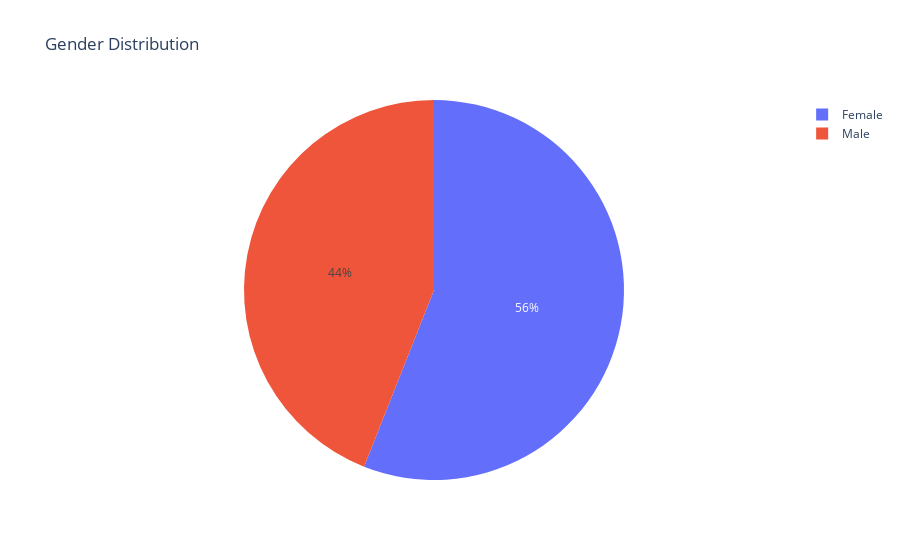

The code cell stored with this chart in its notebook:
### Code cell
import plotly.express as px
fig = px.pie(df, names=df['Gender'].value_counts().index, values=df['Gender'].value_counts().values, title='Gender Distribution')
fig.show()

### Figure 1 — Plotly figure (JSON) as saved in the notebook; plotly's stock layout.template omitted (floating-point values rounded to 4 significant figures)
{"data": [{"domain": {"x": [0, 1], "y": [0, 1]}, "hovertemplate": "label=%{label}<br>value=%{value}<extra></extra>", "labels": ["Female", "Male"], "legendgroup": "", "name": "", "showlegend": true, "type": "pie", "values": [112, 88]}], "layout": {"autosize": true, "legend": {"tracegroupgap": 0}, "title": {"text": "Gender Distribution"}}}
